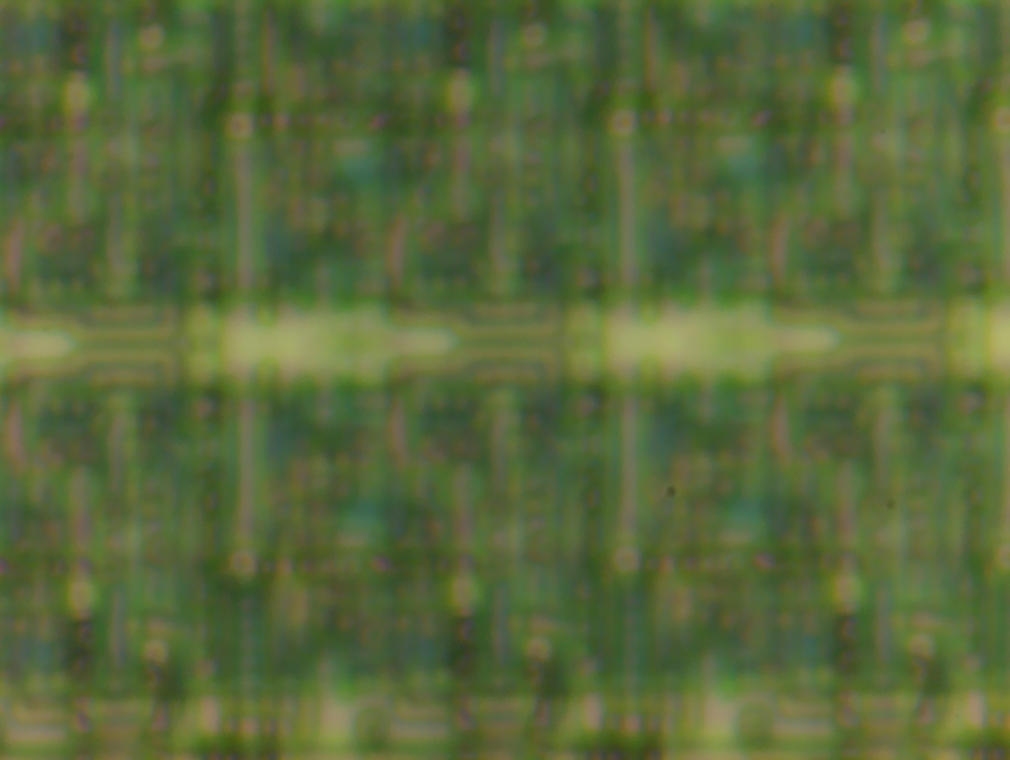
#> input picture example/000.jpg, 2020 x 1520 px (shown at 1/2 size)
$ python -i fs_pyramid.py   (imports and definitions only)
#> lines starting #> are read from the running program, lines starting #| are printed output that depends on the picture
import numpy as np
import cv2

INTERNAL_DTYP = np.float32


def generating_kernel(a):
    kernel = np.array([0.25 - a / 2.0, 0.25, a, 0.25, 0.25 - a / 2.0])
    return np.outer(kernel, kernel)


def convolve(image, kernel=generating_kernel(0.4)):
    return cv2.filter2D(image, -1, kernel, None, borderType=cv2.BORDER_REFLECT_101)


def gaussian_pyramid(images, levels):
    pyramid = [images.astype(INTERNAL_DTYP)]
    num_images = images.shape[0]

    for _ in range(levels):
        level = []
        for layer in range(images.shape[0]):
            level.append(cv2.pyrDown(pyramid[-1][layer]))
        pyramid.append(np.asarray(level))

    return pyramid


def laplacian_pyramid(images, levels):
    gaussian = gaussian_pyramid(images, levels)

    pyramid = [gaussian[-1]]
    for level in range(len(gaussian) - 1, 0, -1):
        gauss = gaussian[level - 1]
        level_array = []
        for layer in range(images.shape[0]):
            gauss_layer = gauss[layer]
            expanded = cv2.pyrUp(gaussian[level][layer])
            if expanded.shape != gauss_layer.shape:
                expanded = expanded[: gauss_layer.shape[0], : gauss_layer.shape[1]]
            level_array.append(gauss_layer - expanded)
        pyramid.append(np.asarray(level_array))

    return pyramid[::-1]


# [104 lines left out: functions collapse, get_probabilities, entropy_deviation, get_fused_base_channel, get_fused_base, fuse_pyramids and 2 more, not called in this run]


def region_energy(laplacian):
    return convolve(np.square(laplacian))


def get_pyramid_fusion(images, min_size=32):
    smallest_side = min(images[0].shape[:2])
    depth = int(np.log2(smallest_side / min_size))
    kernel_size = 5

    pyramids = laplacian_pyramid(images, depth)
    fusion = fuse_pyramids(pyramids, kernel_size)
    return collapse(fusion)

>>> import cv2
>>> picture = cv2.imread('../example/000.jpg', cv2.IMREAD_GRAYSCALE)
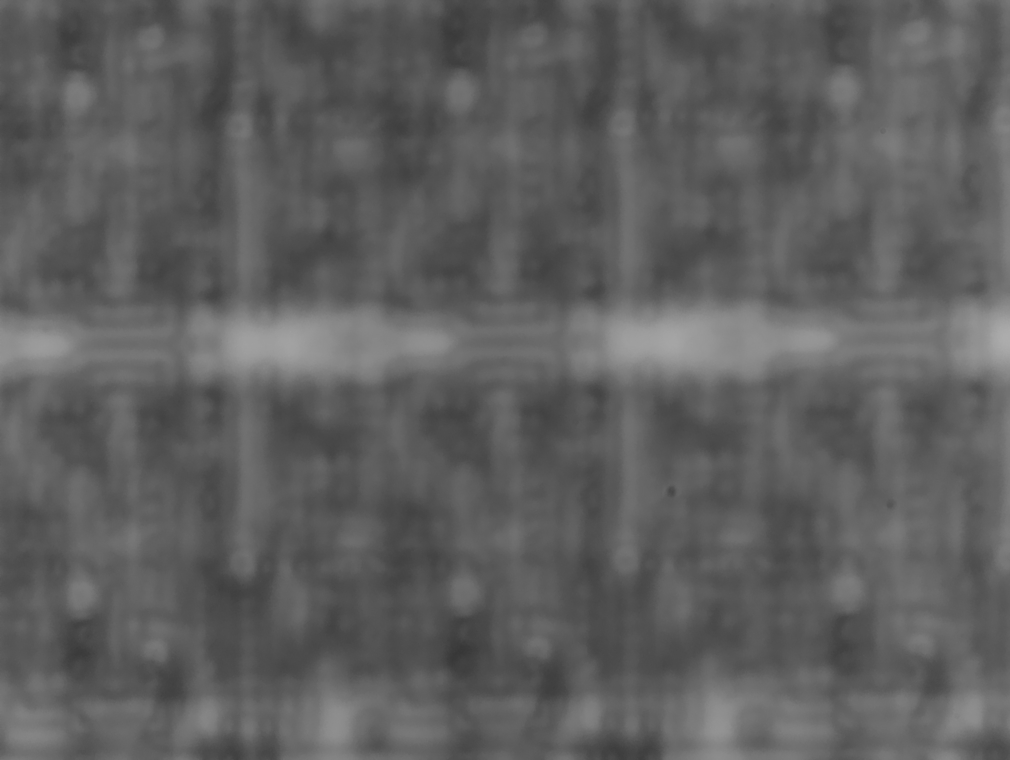
#> picture: shape (1520, 2020) (shown at 1/2 size); min 53, max 173, mean 94.7
>>> result = get_pyramid_fusion(picture)
#> after the loop in gaussian_pyramid, `for _ in range(levels):`: pyramid = 6 items
#> the loop in laplacian_pyramid, `for level in range(len(gaussian) - 1, 0, -1):` made 5 passes
#> level on passes 1, 2, 4, 5: 5, 4, 2, 1
#> pass 1, in laplacian_pyramid, `gauss = gaussian[level - 1]`:
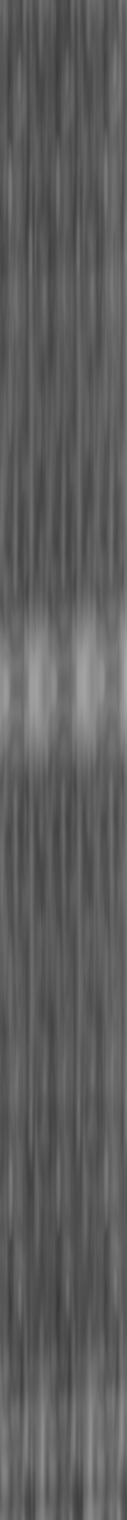
#> gauss: shape (1520, 127, 1) float32; min 56.64, max 171.7, mean 94.8
#> pass 2, in laplacian_pyramid, `gauss = gaussian[level - 1]`:
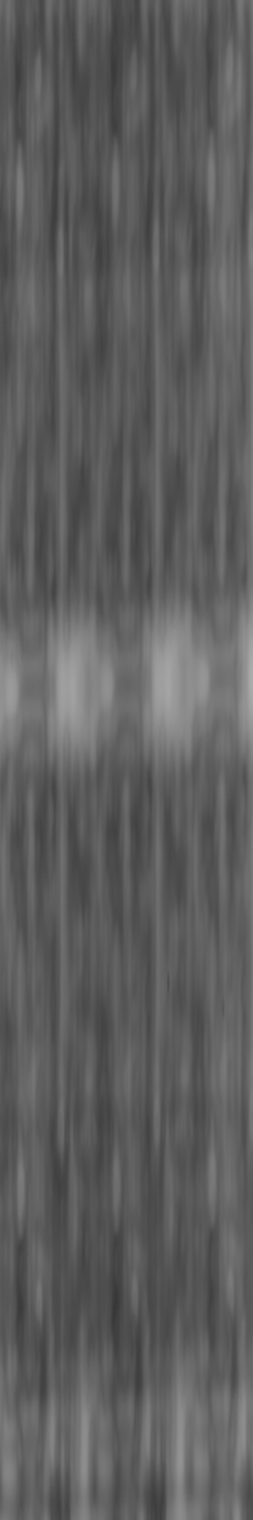
#> gauss: shape (1520, 253, 1) float32; min 55.37, max 172.5, mean 94.7
#> pass 3, in laplacian_pyramid, `gauss = gaussian[level - 1]`:
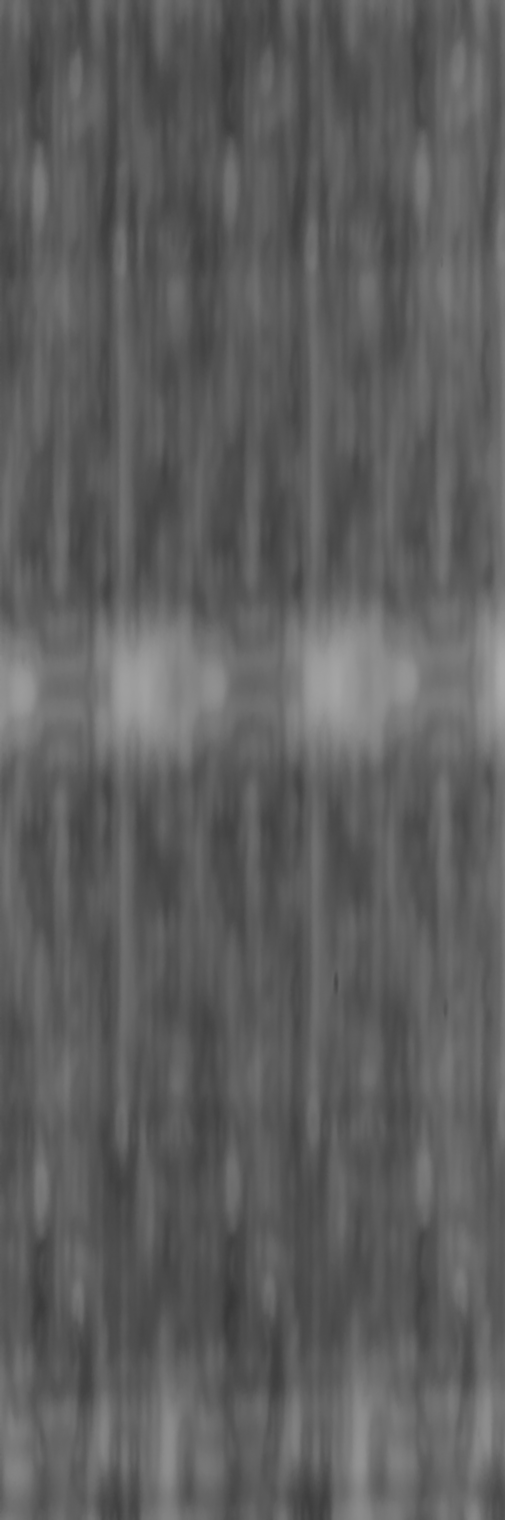
#> gauss: shape (1520, 505, 1) float32; min 54.75, max 172.7, mean 94.7
#> after the loop in laplacian_pyramid, `for level in range(len(gaussian) - 1, 0, -1):`: pyramid = 5 items
#> (the run stopped early here; a loop or call above may not have finished)
